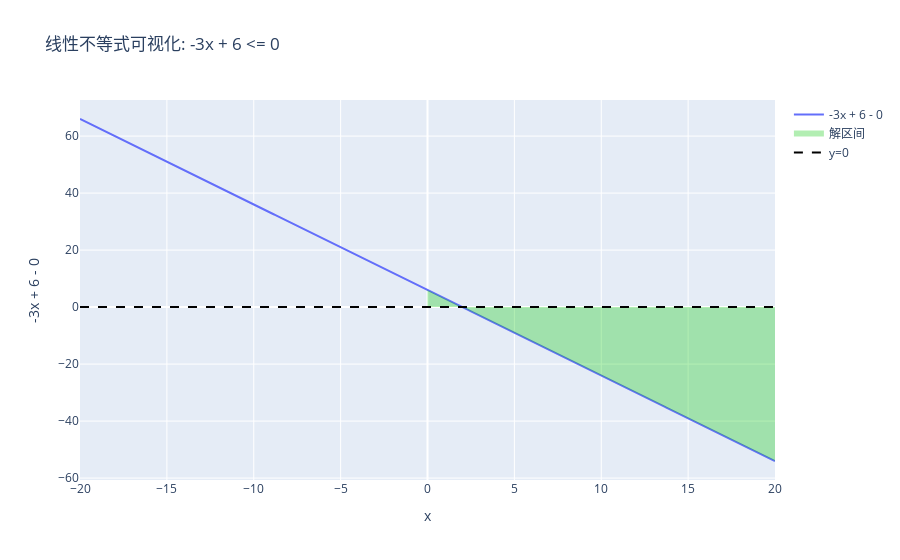

Here is the notebook cell this chart was saved with:
### Markdown cell above
## 线性不等式(linear inequality)

> 线性不等式 = 把等号换成不等号的一元一次方程

例子: $ 2x + 3 > 7 $

你要做的事情只有一件 : **把$x$单独留下**

---

**计算规则(和方程几乎一样)**
$$
    -3x + 6 \ge 0
$$

1. 你不是在计算一个数,而是回答一个问题
    - 哪些x,会让 $-3x + 6 \ge 0$?
2. 把常数和变量分开
    - 你需要做的第一件事不是计算而是重新组织信息
    - 我们所需要的结果 = $(关于x的部分) \ge (纯数字)$
    - 所以把6移走(两边同时减去6)
        - $ -3x + 6 \ge 0$
    - 因为两边同时减去同一个数,不会改变大小关系
3. 处理$x$前面的系数(Key)
    - 现在我们的表达式结构: $-3x \ge -6$
        - 预期得到$x在左边$
    - 所以需要同时除以-3(x前面的系数)
        - $ \frac{-3x}{-3} \ge \frac{-6}{-3}$
        - 左边变成x,右边变成2
    - 有一个物理级别的事实: 
        - 乘或除以负数,会把大小顺序反过来,所以不等号要翻转
        - $ x \le 2$

完成

--- 

唯一一条 **"新规则"**

> 不等式两边同时乘或除以一个"负数",不等号方向必须反过来

关键例子
1. $-2x > 4$
    - 如果像方程直接除以 $ x>-2$ **错误**
    - 正确做法:
        - 两边同时除以-2
        - 不等号需要反向: $x<-2$
        - 记住这个关键: $a<b \Rightarrow -a >-b$

### Code cell
def plot_linear_inequality(a, b, c, inequality='>=', x_range=(-20, 20), num_points=500):
    """
    可视化一元线性不等式 a*x + b >= c 或 <= c
    
    参数:
    - a, b, c: 不等式参数
    - inequality: '>=' 或 '<='
    - x_range: x轴显示范围
    - num_points: 绘图精度
    """
    x = np.linspace(x_range[0], x_range[1], num_points)
    y = a*x + b - c  # 转成 y >= 0 的形式

    # 计算解区间
    if a != 0:
        if inequality == '>=':
            if a > 0:
                x_solution = np.linspace(-20, c, num_points) if a < 0 else np.linspace(c/a, x_range[1], num_points)
            else:
                x_solution = np.linspace(x_range[0], c/a, num_points)
        elif inequality == '<=':
            if a > 0:
                x_solution = np.linspace(x_range[0], c/a, num_points)
            else:
                x_solution = np.linspace(c/a, x_range[1], num_points)
    else:
        x_solution = []  # a=0 的特殊情况

    # 绘制图形
    fig = go.Figure()
    fig.add_trace(go.Scatter(x=x, y=y, mode='lines', name=f'{a}x + {b} - {c}'))

    # 绘制解区间
    if len(x_solution) > 0:
        y_fill = a*x_solution + b - c
        fig.add_trace(go.Scatter(
            x=x_solution,
            y=y_fill,
            fill='tozeroy',
            mode='none',
            fillcolor='rgba(0,200,0,0.3)',
            name='解区间'
        ))

    # 添加 y=0 参考线
    fig.add_trace(go.Scatter(
        x=[x_range[0], x_range[1]],
        y=[0,0],
        mode='lines',
        line=dict(color='black', dash='dash'),
        name='y=0'
    ))

    fig.update_layout(
        title=f'线性不等式可视化: {a}x + {b} {inequality} {c}',
        xaxis_title='x',
        yaxis_title=f'{a}x + {b} - {c}',
        showlegend=True
    )

    fig.show()

    



# 示例调用
plot_linear_inequality(a=-3, b=6, c=0, inequality='<=')

### Figure 1 — Plotly figure (JSON) as saved in the notebook; plotly's stock layout.template omitted (floating-point values rounded to 4 significant figures; data arrays with more than 128 entries replaced by an {"elided": "..."} marker saying what was removed)
{"data": [{"mode": "lines", "name": "-3x + 6 - 0", "type": "scatter", "x": {"elided": "500 float values"}, "y": {"elided": "500 float values"}}, {"fill": "tozeroy", "fillcolor": "rgba(0,200,0,0.3)", "mode": "none", "name": "解区间", "type": "scatter", "x": {"elided": "500 float values"}, "y": {"elided": "500 float values"}}, {"line": {"color": "black", "dash": "dash"}, "mode": "lines", "name": "y=0", "type": "scatter", "x": [-20, 20], "y": [0, 0]}], "layout": {"showlegend": true, "title": {"text": "线性不等式可视化: -3x + 6 <= 0"}, "xaxis": {"title": {"text": "x"}}, "yaxis": {"title": {"text": "-3x + 6 - 0"}}}}
